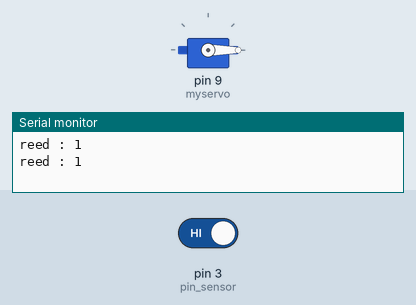
This sketch was run on a simulated Arduino Uno, built with avr-gcc and run on an emulated ATmega328P. Parts: servo, the last lines printed to the serial monitor. The test bench sets the inputs (shaded band); at power-on: pin 3 (pin_sensor) HIGH.

Above: at 4.8 s.
4.9 s: pin 3 (pin_sensor) driven LOW
At 6.46 s:
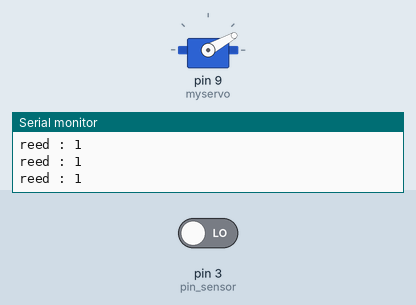
8.7 s: pin 3 (pin_sensor) driven HIGH
At 9.11 s:
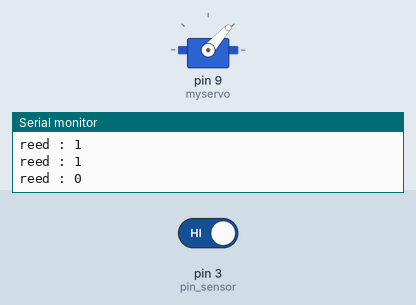
At 10.5 s:
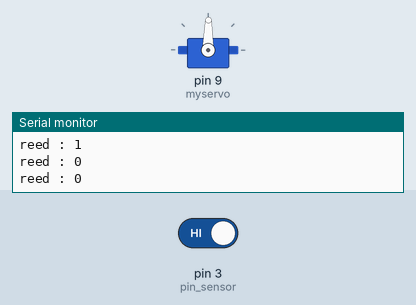
Timing chart, 0 to 12.2 s (numbered marks = the images above; inputs shaded):
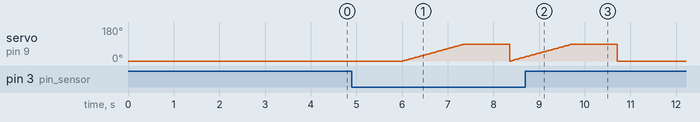

The sketch:

reedSW_servo.ino
```cpp
// Quiz) 리드 스위치를 문에 설치하였다고 가정했을 때
// 문이 열린 상태(자석이 떨어진 상태)에서는 서보모터의 팔이 0도를 향해
// 가르키다 자석을 가저다 대면 서보모터의 팔이 90도로 이동하도록

// 서보모터 라이브러리
#include <Servo.h>
Servo myservo;

int pin_sensor = 3;

void setup() {
  Serial.begin(9600);
  pinMode(pin_sensor, INPUT);

  // 서보모터 핀 설정
  myservo.attach(9);

}

void loop() {
  int reedSW = digitalRead(pin_sensor);

  if(reedSW == LOW) {
    for (int i = 0; i < 90 ; ++i) {
    myservo.write(i);
    delay(15);
    }
  } else {
    myservo.write(0);
    delay(1000);
  }

  Serial.print("reed : ");
  Serial.println(reedSW);
  delay(1000);
}
```

Measured:
- after the input at 8.7 s, servo on pin 9 (myservo): goes on until 10.7 s, then stays 0°
